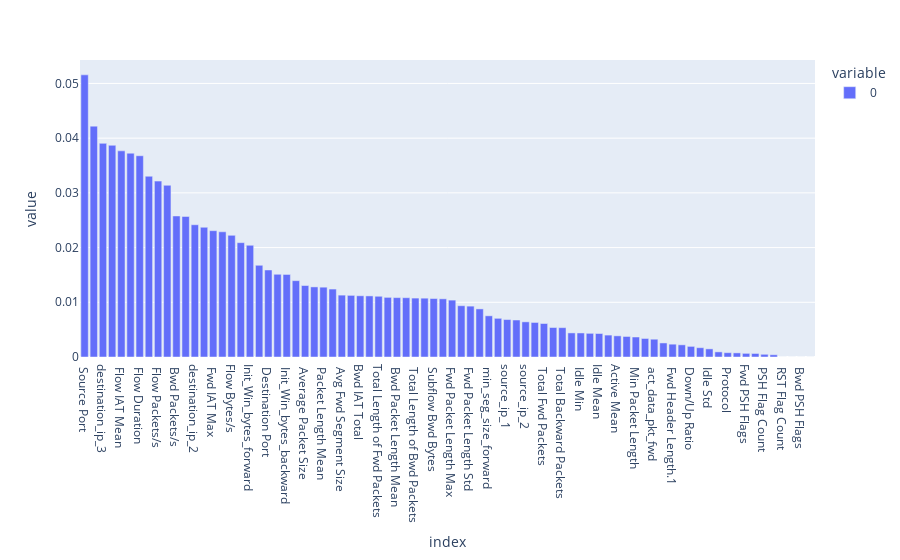

The cell this chart's notebook holds for it:
### Code cell
ply.bar(pd.Series(data = pipe['model'].feature_importances_,index = pipe.feature_names_in_).sort_values(ascending=False))

### Figure 1 — Plotly figure (JSON) as saved in the notebook; plotly's stock layout.template omitted (floating-point values rounded to 4 significant figures)
{"data": [{"alignmentgroup": "True", "hovertemplate": "variable=0<br>index=%{x}<br>value=%{y}<extra></extra>", "legendgroup": "0", "marker": {"color": "#636efa", "pattern": {"shape": ""}}, "name": "0", "offsetgroup": "0", "orientation": "v", "showlegend": true, "textposition": "auto", "type": "bar", "x": [" Source Port", " Flow IAT Min", "destination_ip_3", "source_ip_4", " Flow IAT Mean", " Flow IAT Max", " Flow Duration", "destination_ip_4", " Flow Packets/s", "Fwd Packets/s", " Bwd Packets/s", " Fwd IAT Min", "destination_ip_2", " Fwd IAT Mean", " Fwd IAT Max", "Fwd IAT Total", "Flow Bytes/s", "destination_ip_1", "Init_Win_bytes_forward", " Flow IAT Std", " Destination Port", " Fwd IAT Std", " Init_Win_bytes_backward", " Bwd IAT Min", " Average Packet Size", " Packet Length Std", " Packet Length Mean", " Packet Length Variance", " Avg Fwd Segment Size", " Fwd Packet Length Mean", "Bwd IAT Total", " Subflow Fwd Bytes", "Total Length of Fwd Packets", " Bwd IAT Max", " Bwd Packet Length Mean", "source_ip_3", " Total Length of Bwd Packets", " Avg Bwd Segment Size", " Subflow Bwd Bytes", " Bwd IAT Mean", " Fwd Packet Length Max", " Bwd IAT Std", " Fwd Packet Length Std", " Max Packet Length", " min_seg_size_forward", " Bwd Packet Length Std", "source_ip_1", "Bwd Packet Length Max", "source_ip_2", "Subflow Fwd Packets", " Total Fwd Packets", " Subflow Bwd Packets", " Total Backward Packets", " Bwd Packet Length Min", " Idle Min", " Idle Max", "Idle Mean", " Active Min", "Active Mean", " Active Max", " Min Packet Length", " Fwd Packet Length Min", " act_data_pkt_fwd", " URG Flag Count", " Fwd Header Length.1", " Fwd Header Length", " Down/Up Ratio", " Bwd Header Length", " Idle Std", " ACK Flag Count", " Protocol", " Active Std", "Fwd PSH Flags", " SYN Flag Count", " PSH Flag Count", "FIN Flag Count", " RST Flag Count", " Bwd URG Flags", " Bwd PSH Flags", " Fwd URG Flags"], "xaxis": "x", "y": [0.05157, 0.0422, 0.03905, 0.03869, 0.03768, 0.03725, 0.03678, 0.03304, 0.03215, 0.03138, 0.02578, 0.02569, 0.02417, 0.02371, 0.02309, 0.02288, 0.02223, 0.0209, 0.02042, 0.01676, 0.01591, 0.01512, 0.01509, 0.01395, 0.01306, 0.01281, 0.01276, 0.01242, 0.01131, 0.01126, 0.01119, 0.01117, 0.0111, 0.0109, 0.01086, 0.01084, 0.01077, 0.01075, 0.01069, 0.01063, 0.0104, 0.009373, 0.009299, 0.008792, 0.007528, 0.007069, 0.006846, 0.00676, 0.006427, 0.006314, 0.006121, 0.005389, 0.005363, 0.004403, 0.004394, 0.004324, 0.004296, 0.004006, 0.003867, 0.003752, 0.003655, 0.003386, 0.003251, 0.002568, 0.002343, 0.002226, 0.001941, 0.001701, 0.001484, 0.0009366, 0.0007892, 0.0007518, 0.0006641, 0.0006439, 0.0004938, 0.0004118, 0, 0, 0, 0], "yaxis": "y"}], "layout": {"barmode": "relative", "legend": {"title": {"text": "variable"}, "tracegroupgap": 0}, "margin": {"t": 60}, "xaxis": {"anchor": "y", "domain": [0, 1], "title": {"text": "index"}}, "yaxis": {"anchor": "x", "domain": [0, 1], "title": {"text": "value"}}}}
